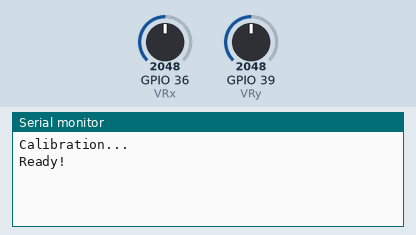
Simulated run of this sketch. Board: ESP32. Shown: the last lines printed to the serial monitor. Inputs (shaded band) come from the test bench; at power-on: GPIO 36 (VRx) = 2048, GPIO 39 (VRy) = 2048.

Above: at 11.2 s.
11.3 s: GPIO 36 (VRx) set to 2083
At 11.45 s:
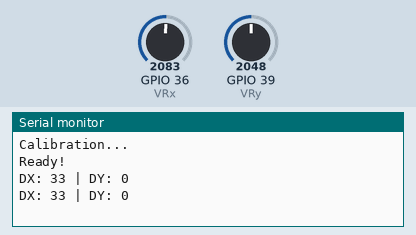
13.2 s: GPIO 39 (VRy) set to 2866
At 13.26 s:
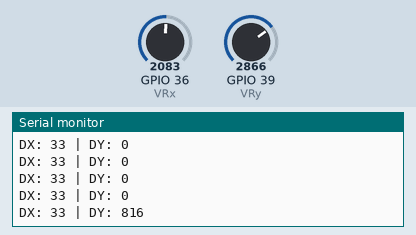
14.7 s: GPIO 36 (VRx) set to 2047
At 14.77 s:
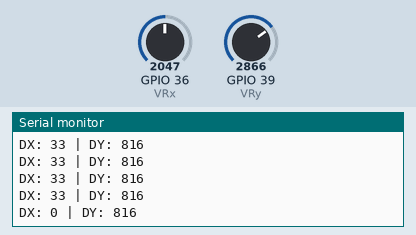
16.2 s: GPIO 39 (VRy) set to 3603
At 16.27 s:
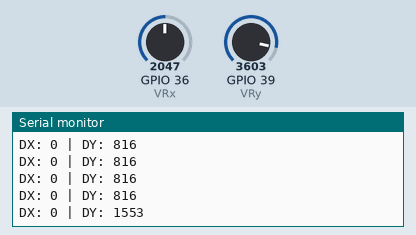
Timing chart, 0 to 18.7 s (numbered marks = the images above; inputs shaded):
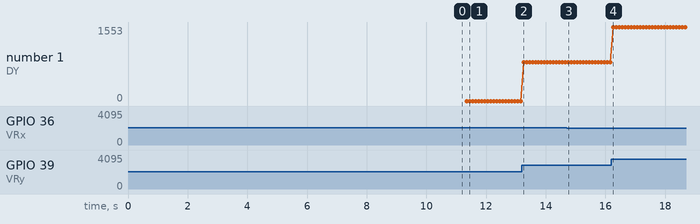

The sketch:

joystick_calibration.ino
```cpp
const int VRx = 36;
const int VRy = 39;
const int SW = 26;

const int CALIBRATION_TIME_PER_READ = 50;
const int CALIBRATION_READS_COUNT = 200;

typedef struct {
  int dx;
  int dy;
} Offset;

class Calibration {
private:
  int maxDeadZoneX;
  int minDeadZoneX;
  int maxDeadZoneY;
  int minDeadZoneY;

  int computeOffset(int value, int minDeadZone, int maxDeadZone) const {
      if (value > maxDeadZone) return value - maxDeadZone;
      if (value < minDeadZone) return value - minDeadZone;
      return 0;
  }
  int computeXOffset(int x) const { return computeOffset(x, minDeadZoneX, maxDeadZoneX); }
  int computeYOffset(int y) const { return computeOffset(y, minDeadZoneY, maxDeadZoneY); }

public:
  Calibration() {}
  Calibration(int maxDriftX, int minDriftX, int maxDriftY, int minDriftY) {
    int medianX = (maxDriftX + minDriftX) / 2;
    int medianY = (maxDriftY + minDriftY) / 2;
    int offsetX = (maxDriftX - minDriftX) / 2 + 1;
    int offsetY = (maxDriftY - minDriftY) / 2 + 1;

    this->maxDeadZoneX = medianX + offsetX * 2;
    this->minDeadZoneX = medianX - offsetX * 2;
    this->maxDeadZoneY = medianY + offsetY * 2;
    this->minDeadZoneY = medianY - offsetY * 2;
  }

  Offset computeOffsetFrom(int x, int y) const {
    Offset o = {this->computeXOffset(x), this->computeYOffset(y)};
    return o;
  }
};

Calibration calibration;

void setup() {
  Serial.begin(115200);

  pinMode(VRx, INPUT);
  pinMode(VRy, INPUT);
  pinMode(SW, INPUT_PULLUP);

  while (!Serial);
  Serial.println("Calibration...");

  int maxDriftX = analogRead(VRx);
  int minDriftX = maxDriftX;
  int maxDriftY = analogRead(VRy);
  int minDriftY = maxDriftY;

  for (int i = 0; i < CALIBRATION_READS_COUNT; i++) {
    int x = analogRead(VRx);
    int y = analogRead(VRy);
    if (x > maxDriftX) {
      maxDriftX = x;
    }
    else if (x < minDriftX) {
      minDriftX = x;
    }
    if (y > maxDriftY) {
      maxDriftY = y;
    }
    else if (y < minDriftY) {
      minDriftY = y;
    }
    delay(CALIBRATION_TIME_PER_READ);
  }

  calibration = Calibration(maxDriftX, minDriftX, maxDriftY, minDriftY);

  Serial.println("Ready!");
}

void loop() {
  int x = analogRead(VRx);
  int y = analogRead(VRy);
  Offset o = calibration.computeOffsetFrom(x, y);
  if (o.dx != 0 || o.dy != 0) {
    Serial.print("DX: ");
    Serial.print(o.dx);
    Serial.print(" | DY: ");
    Serial.print(o.dy);
    Serial.println();
  }
  delay(100);
}
```

Measured:
- the behaviour switches between 2050 and 2051 on GPIO 36 (VRx) (found by bisection; images 0 and 1)
- after the input at 11.3 s, the serial monitor: prints a new line after 0.05 s (image 1)
- after the input at 13.2 s, the serial monitor: prints a new line after 0.06 s (image 2)
- after the input at 14.7 s, the serial monitor: prints a new line after 0.06 s (image 3)
- after the input at 16.2 s, the serial monitor: prints a new line after 0.07 s (image 4)
- plotted number 1: 0 → 816 after the input at 13.2 s, 816 → 1553 after the input at 16.2 s
